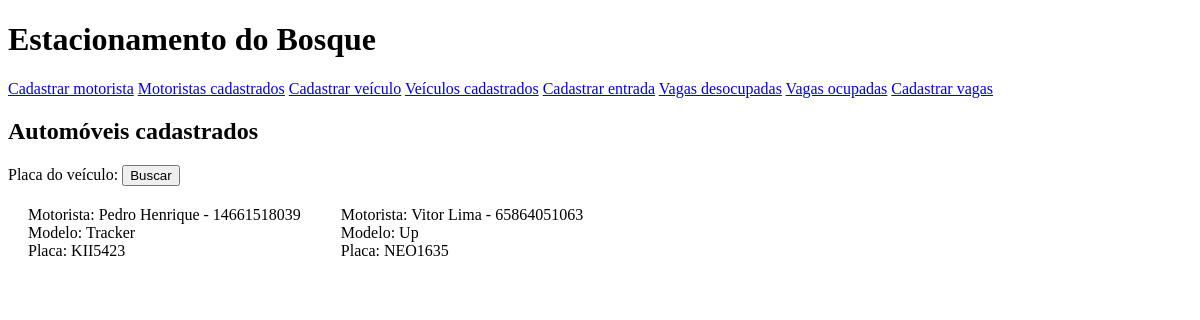
The page /registered_autos/ on the database as committed earlier.
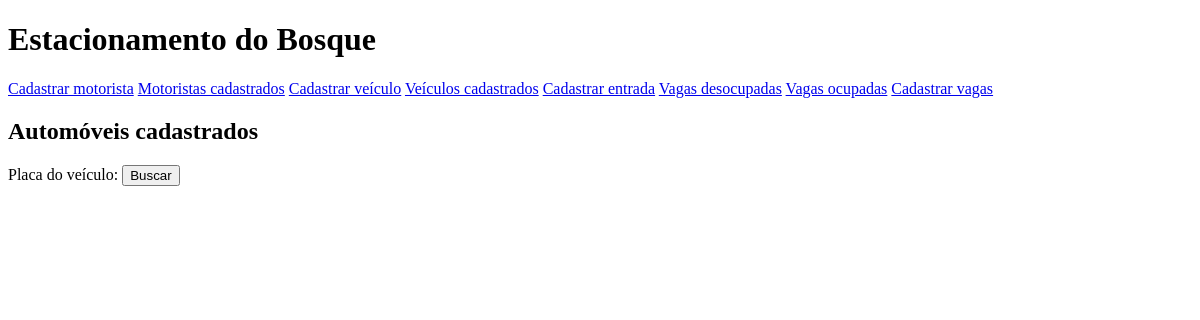
The same page on the database as committed later.
### apps/models.py (models this page shows, shortened)
class Autos(models.Model):
    driver = models.ForeignKey(
        Driver,
        on_delete=models.CASCADE,
        default=None
    )
    model = models.CharField(max_length=50)
    autos_plate = models.CharField(max_length=7)
    checkin_datetime = models.DateTimeField(auto_now=True)
    parked = models.BooleanField(default=False)
    class Meta:
        ordering = (('-checkin_datetime',))
        verbose_name = 'Autos'
        verbose_name_plural = 'Autos'

class Driver(models.Model):
    driver_name = models.CharField(max_length=50)
    monthly = models.BooleanField(default=False)
    cnh = models.CharField(max_length=11)
    cpf = models.CharField(max_length=11)
    file_upload = models.FileField(upload_to='uploaded_files', blank=True)
    def __str__(self):
        return f'{self.driver_name} - {self.cpf}'

### apps/views.py (the view)
# urls.py: path('registered_autos/', views.registered_autos, name='registered_autos'),
def registered_autos(request):
    all_registered_autos = Autos.objects.all()
    return render(request, 'registered_autos.html', {
        'all_registered_autos': all_registered_autos,
    })

### templates/registered_autos.html (shortened to what this page needs)
{% extends "base_parking.html" %}
{% block css %}
    {% load static %}
    <link rel="stylesheet" href="{% static "css/registered_drivers.css" %}">
{% endblock css %}
{% block content %}
    <h2>Automóveis cadastrados</h2>
    <section>
        <form action="{% url "apps:plate_search" %}" method="post">
            Placa do veículo: {{ form.plate_search }}
            <input type="submit" value="Buscar">
        </form>
    </section>
    <section>
        {% for auto in all_registered_autos %}
            <div id="registered_drivers">
                <span>Motorista: {{ auto.driver }}</span>
                <span>Modelo: {{ auto.model }}</span>
                <span>Placa: {{ auto.autos_plate }}</span>
            </div>
        {% endfor %}
    </section>
{% endblock content %}

Rows that differ between the two databases and show on the page:
removed Autos: driver "Pedro Henrique - 14661518039", model "Tracker", autos_plate "KII5423"
removed Autos: driver "Vitor Lima - 65864051063", model "Up", autos_plate "NEO1635"
